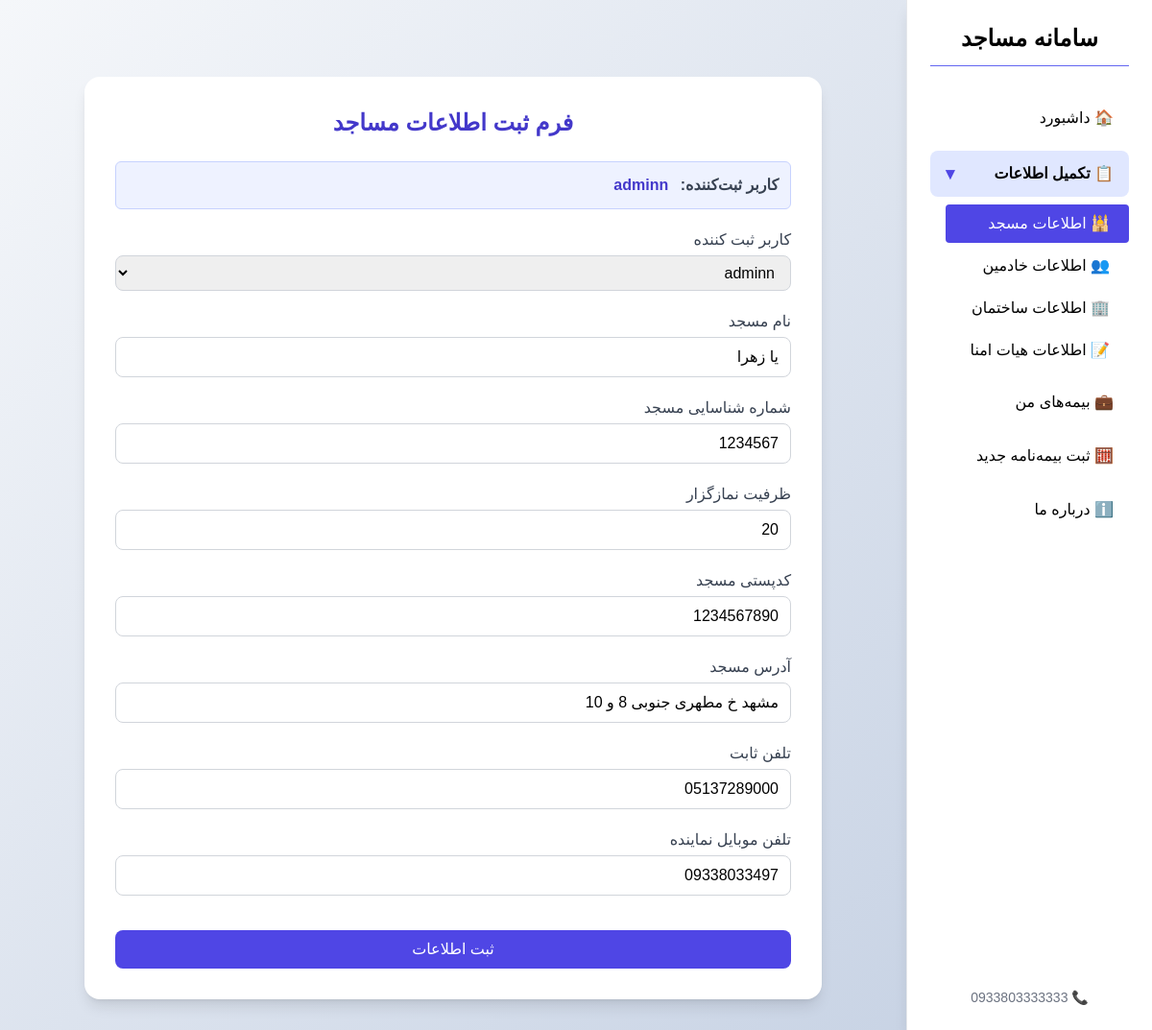
Screenshot of /account/mainform/?edit=true (signed in) with the database file from the repository.
### forms/models.py (models this page shows, shortened)
class Signup(models.Model):
    username=models.CharField(max_length=20,verbose_name="نام کاربری",unique=True)
    password=models.CharField(max_length=200,verbose_name="رمز عبور")
    email=models.EmailField(verbose_name="ایمیل",unique=True)
    def __str__(self):
        return self.username
    class Meta:
        verbose_name="کاربران"

class MainRegistration(models.Model):
    registration=models.ForeignKey(Signup,on_delete=models.CASCADE,related_name="mosque",verbose_name="کاربر ثبت کننده")
    mosque_name=models.CharField(max_length=50,verbose_name="نام مسجد")
    mosque_id=models.IntegerField(verbose_name="کد شناسایی مسجد")
    mosque_Capacity=models.IntegerField(validators=[MinValueValidator(10)],verbose_name='ظرفیت نمازگزار')
    mosque_postalcode=models.CharField(verbose_name="کدپستی مسجد",validators=[MinLengthValidator(9)],max_length=11)
    mosque_address=models.CharField(max_length=200,verbose_name="آدرس مسجد")
    mosque_phone=models.CharField(verbose_name="تلفن ثابت مسجد",blank=True,max_length=11,validators=[MinLengthValidator(11)])
    created_phone=models.CharField(verbose_name="تلفن موبایل",max_length=11,validators=[MinLengthValidator(11)],unique=True)
    create_date=models.DateTimeField(auto_now_add=True)
    class Meta:
        verbose_name="لیست مساجد"

### forms/views.py (the view)
def MainRegistration_view(request):
    signup = get_signup_from_session(request)
    if not signup:
        return redirect('login')  # یا مسیر مناسب
    main_reg = MainRegistration.objects.filter(registration=signup).first()
    editing = request.GET.get("edit") == "true"
    if request.method == 'POST':
        form = MainRegistration_form(request.POST, instance=main_reg)
        if form.is_valid():
            obj = form.save(commit=False)
            obj.registration = signup
            obj.save()
            messages.success(request, "اطلاعات مسجد با موفقیت ذخیره شد ✅")
            return redirect('/')  # یا مسیر دلخواه بعد از ذخیره
        else:
            messages.error(request, "فرم معتبر نیست، لطفا مقادیر را بررسی کنید.")
    else:
        form = MainRegistration_form(instance=main_reg)
        if main_reg and not editing:
            for field in form.fields.values():
                field.widget.attrs['disabled'] = 'disabled'
    return render(request, 'mainform.html', {
        'form': form,
        'signup': signup,
        'editing': editing,
        'main_reg': main_reg,
    })

### forms/forms.py
class MainRegistration_form(StyledModelForm):
    class Meta:
        model=MainRegistration
        fields='__all__'
        widgets = {
            'mosque_phone': forms.NumberInput(attrs={'placeholder': 'تلفن ثابت'}),
            'created_phone': forms.NumberInput(attrs={'placeholder': 'موبایل نماینده'}),
        }
        labels={'mosque_name':"نام مسجد",
                'mosque_id':"شماره شناسایی مسجد",
                'mosque_Capacity':"ظرفیت نمازگزار",
                'mosque_postalcode':"کدپستی مسجد",
                'mosque_address':"آدرس مسجد",
                'mosque_phone':"تلفن ثابت",
                'created_phone':"تلفن موبایل نماینده"}
        help_texts = {
            'mosque_postalcode': 'کد ۱۰ رقمی وارد کنید.',
            'created_phone': 'شماره موبایل ۱۱ رقمی.',
        }

### forms/views.py (called while the page is built)
def get_signup_from_session(request): #get username
    user=request.session.get('username')
    if user:
        try:
            signup=Signup.objects.filter(username=user).first()
        except Signup.DoesNotExist:
            messages.warning(request,"کاربری شما یافت نشد، لطفا دوباره وارد شوید")
            return None
    else:
        messages.warning(request,"ابتدا وارد شوید!")
        return None
    return signup

### forms/templates/mainform.html (shortened to what this page needs)
{% extends "base.html" %}
{% load static %}
{% block content %}
<body class="bg-slate-100 min-h-screen flex items-center justify-center">
  <div class="w-full max-w-3xl bg-white rounded-2xl shadow-lg p-8 mx-auto mt-12">
    <h2 class="text-2xl font-bold text-center text-indigo-700 mb-6">فرم ثبت اطلاعات مساجد</h2>
    {% if signup %}
      <div class="bg-indigo-50 p-3 rounded-md text-gray-700 border border-indigo-200 mb-4">
        <strong>کاربر ثبت‌کننده:</strong>
        <span class="text-indigo-700 font-semibold mr-2">{{ signup.username }}</span>
      </div>
    {% endif %}
    <form method="post" class="space-y-5">
{% for field in form %}
  <div>
    <label class="block text-gray-700 mb-1" for="{{ field.id_for_label }}">{{ field.label }}</label>
    {{ field }}
  </div>
{% endfor %}
<div class="pt-4 flex justify-between items-center">
  <button type="submit" class="w-full {% if not editing %}hidden{% endif %} bg-indigo-600 text-white py-2 rounded-lg hover:bg-indigo-700 transition-all">
    ثبت اطلاعات
  </button>
    </div>
  </form>
</div>
</body>
{% endblock %}

### bimemasajed1/static/css/style.css (style rules this page uses)
body { font-family: 'Vazirmatn', sans-serif; background: linear-gradient(135deg, #f5f7fa 0%, #c3cfe2 100%); min-height: 100vh; }

### rows the page displays
Signup: username "adminn"
MainRegistration: form "adminn" "یا زهرا" "1234567" "20" "1234567890" "مشهد خ مطهری جنوبی 8 و 10" "05137289000" "09338033497"

### other values shown
{{ field.label }} "کاربر ثبت کننده" "نام مسجد" "شماره شناسایی مسجد" "ظرفیت نمازگزار" "کدپستی مسجد" "آدرس مسجد" "تلفن ثابت" "تلفن موبایل نماینده"
